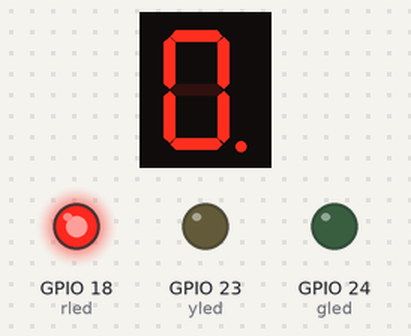
Bench run of a program on a simulated Raspberry Pi (BCM pin numbers). Parts: 1-digit seven-segment display, output pins drawn as LEDs (lit = HIGH). Pins used as bus, display or sensor lines are not drawn; what the program prints to the terminal is not drawn.

Above: at 0.1 s.
At 2.1 s:
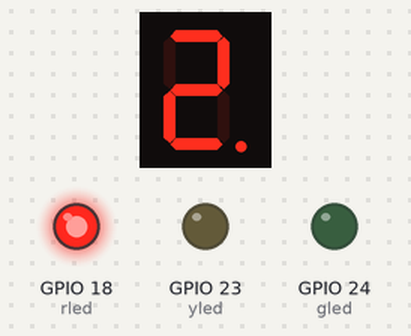
At 5.1 s:
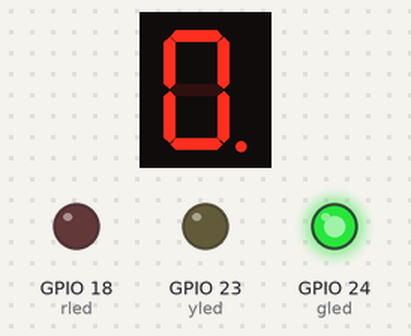
At 6.1 s:
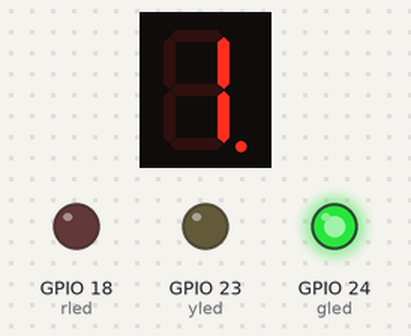
At 8.1 s:
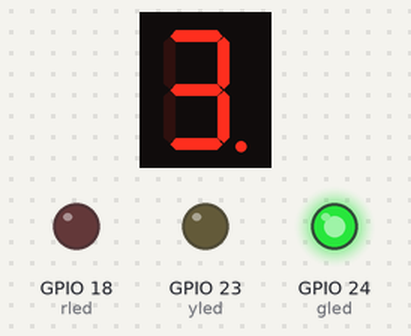
At 11.1 s:
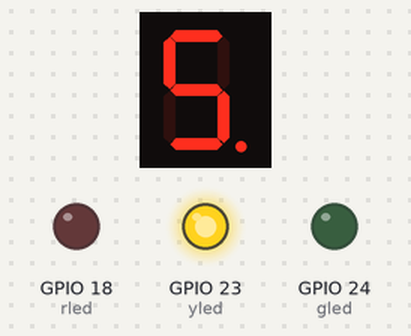
Timing chart, 0 to 37.5 s (numbered marks = the images above):
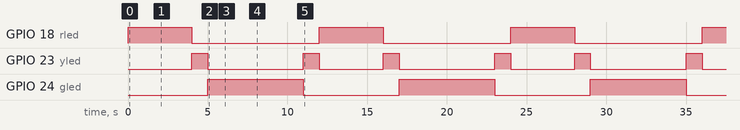

Measured:
- by itself, GPIO 18 (rled): alternates HIGH for 4.0 s and LOW for 8.0 s
- by itself, GPIO 23 (yled): repeats every 12.0 s: LOW 6.0 s, HIGH 1.0 s, LOW 4.0 s, HIGH 1.0 s
- by itself, GPIO 24 (gled): alternates HIGH for 6.0 s and LOW for 6.0 s
- what the display in image 0 shows lasts 1.0 s, from 0.1 s to 1.1 s

The program:

traficlight.py
```python
"""
this project displays a counter and blinks 3 leds at intervals.
the system is a prototype for a traffic light system.
components
led(red,blue,green)
7 segment display
jumper wires
author : nerdyberi
date:
"""
#importing modules from libraries
from gpiozero import LED
import time
from gpiozero import OutputDevice

#variables
LSBFIRST = 1#least significant bit
MSBFIRST = 2#most significant bit

#instances
rled = LED(18)
gled = LED(24)
yled = LED(23)

# define the pins for 74HC595
dataPin   = OutputDevice(17)      # DS Pin of 74HC595(Pin14)

latchPin  = OutputDevice(27)      # ST_CP Pin of 74HC595(Pin12)

clockPin  = OutputDevice(22)      # CH_CP Pin of 74HC595(Pin11)

num = [0xc0,0xf9,0xa4,0xb0]
num2 =[0xc0,0xf9,0xa4,0xb0,0x99,0x92]
#main body
def destroy():
    dataPin.close()
    latchPin.close()
    clockPin.close()


def three():

        #for i in range(0,len(num)):
            #latchPin.off()
            #shiftOut(MSBFIRST,num[i])  # Send serial data to 74HC595
            #latchPin.on()
            #time.sleep(1)

    for i in range(0,len(num)):
        latchPin.off()
        shiftOut(MSBFIRST,num[i]&0x7f) # Use "&0x7f" to display the decimal point.
        latchPin.on()
        time.sleep(1)

def five():
    for i in range(0,len(num2)):
        latchPin.off()
        shiftOut(MSBFIRST,num2[i]&0x7f) # Use "&0x7f" to display the decimal point.
        latchPin.on()
        time.sleep(1)

def traffic():
    while True:
        rled.on()
        three()
        #time.sleep(3)
        rled.off()
        yled.on()
        time.sleep(1)
        yled.off()
        gled.on()
        five()
        #time.sleep(5)
        gled.off()
        yled.on()
        time.sleep(1)
        yled.off()

def shiftOut(order,val):
    for i in range(0,8):
        clockPin.off()
        if(order == LSBFIRST):
            dataPin.on() if (0x01&(val>>i)==0x01) else dataPin.off()
        elif(order == MSBFIRST):
            dataPin.on() if (0x80&(val<<i)==0x80) else dataPin.off()
        clockPin.on()


if __name__ =='__main__':
    try:
        print ('Program is starting...' )
        traffic()
    except KeyboardInterrupt:
        print("shutting down")
        destroy()
```
